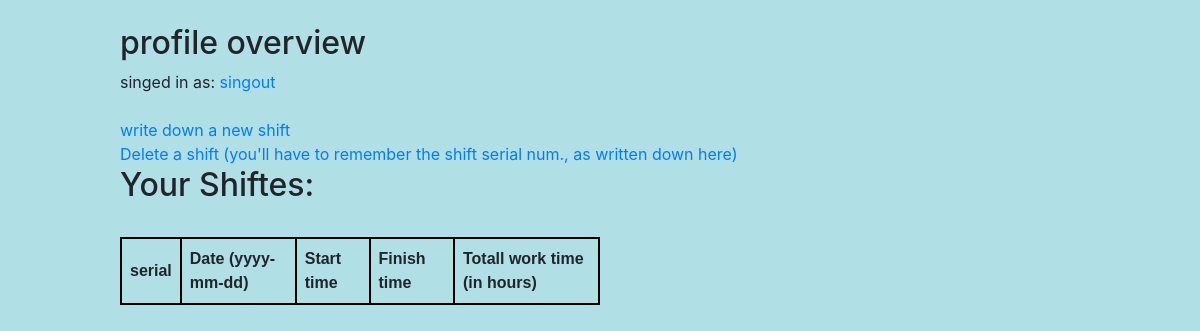
The page /user/3 on the database as committed earlier.
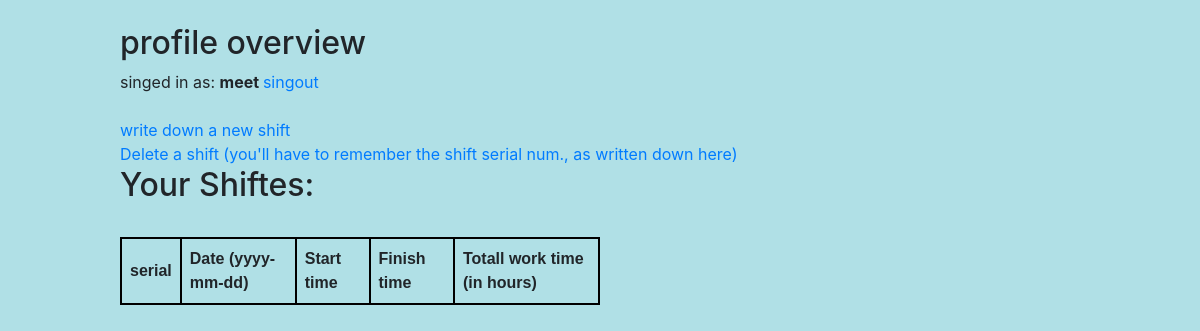
The same page on the database as committed later.
### model.py (models this page shows)
class user(Base):
    __tablename__ = "users"
    id = Column(Integer, primary_key=True)
    username  = Column(String)
    password  = Column(String)

### app.py (the view)
@app.route('/user/<int:id>')
def query_user_route(id):
	user = query_user_by_id(id)
	all_shifts = get_shift_by_owner(owner=id)
	return render_template('user.html', user=user, all_shifts=all_shifts)

### database.py (called while the page is built)
def query_user_by_id(id):
	user_4 = session.query(user).filter_by(id=id).first()
	return user_4

def get_shift_by_owner(owner):
	shift_1 = session.query(shift).filter_by(owner=owner).all()
	return shift_1

### templates/user.html (shortened to what this page needs)
<!DOCTYPE html>
<html>
<head>
	<link href="https://stackpath.bootstrapcdn.com/bootstrap/4.1.3/css/bootstrap.min.css" rel="stylesheet">
	<link rel="stylesheet" href="{{url_for('static', filename='stylesheet.css')}}">
</head>
<body>
  <br>
  <h2>profile overview </h2>
	singed in as: <b> {{user.username}} </b> <a href="{{url_for('hello_world')}}"> singout</a>
	<br>
	<br>
	<a class="bootstrap" href="{{url_for('add_shift')}}"> write down a new shift </a>
<br>
	<a class="bootstrap" href="{{url_for('delete_shift')}}"> Delete a shift <h8>(you'll have to remember the shift serial num., as written down here) </h8>  </a>
  <br>
	<table style="width:50%">
    <h2> Your Shiftes: </h2>
    <br>
  	<tr>
  	<th>serial</th>
    <th>Date (yyyy-mm-dd) </th>
    <th>Start time</th>
    <th>Finish time</th>
    <th>Totall work time (in hours)</th>
  </tr>
</table>
</body>
</html>

Rows that differ between the two databases and show on the page:
added user: username "meet"
